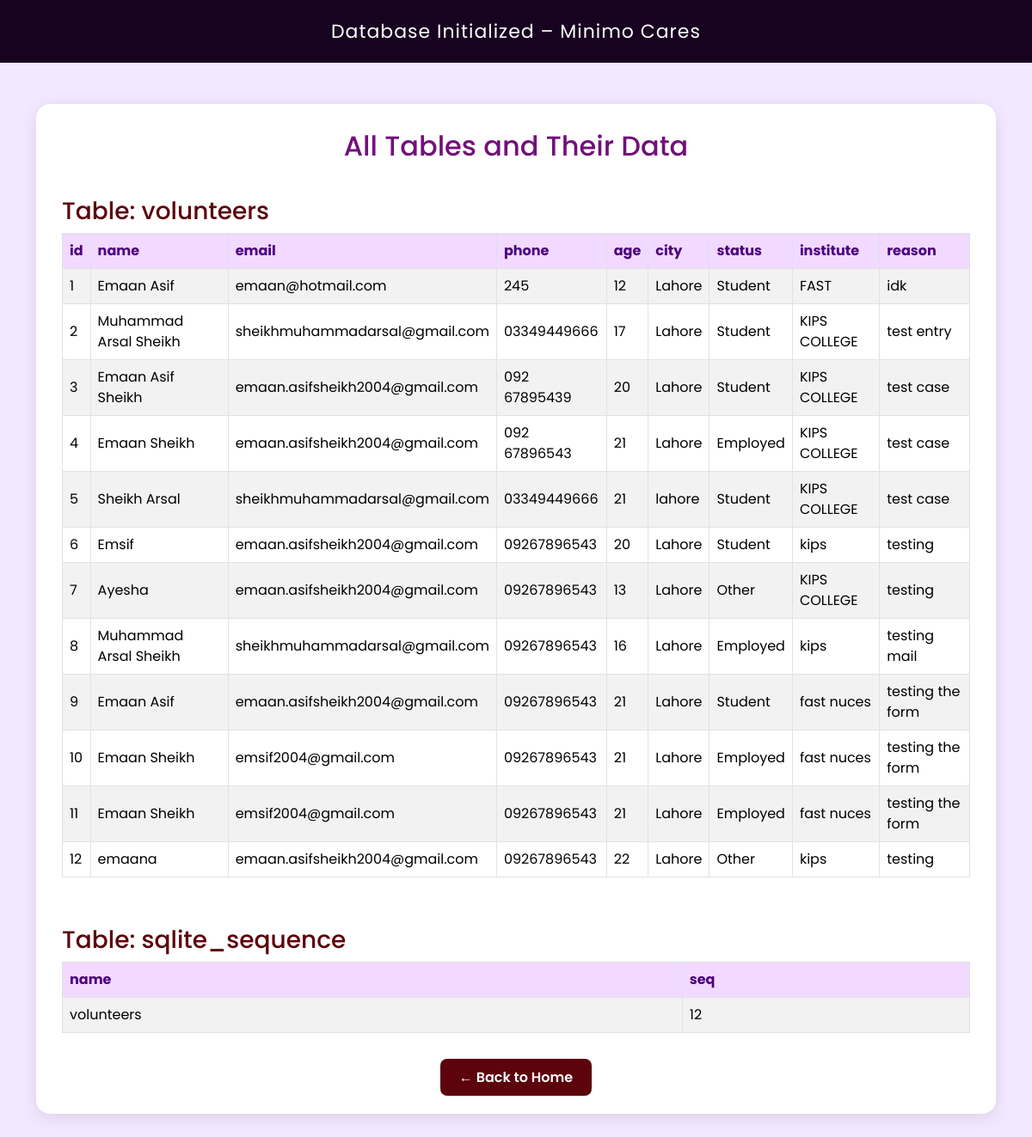
The page /viewdb on the database as committed earlier.
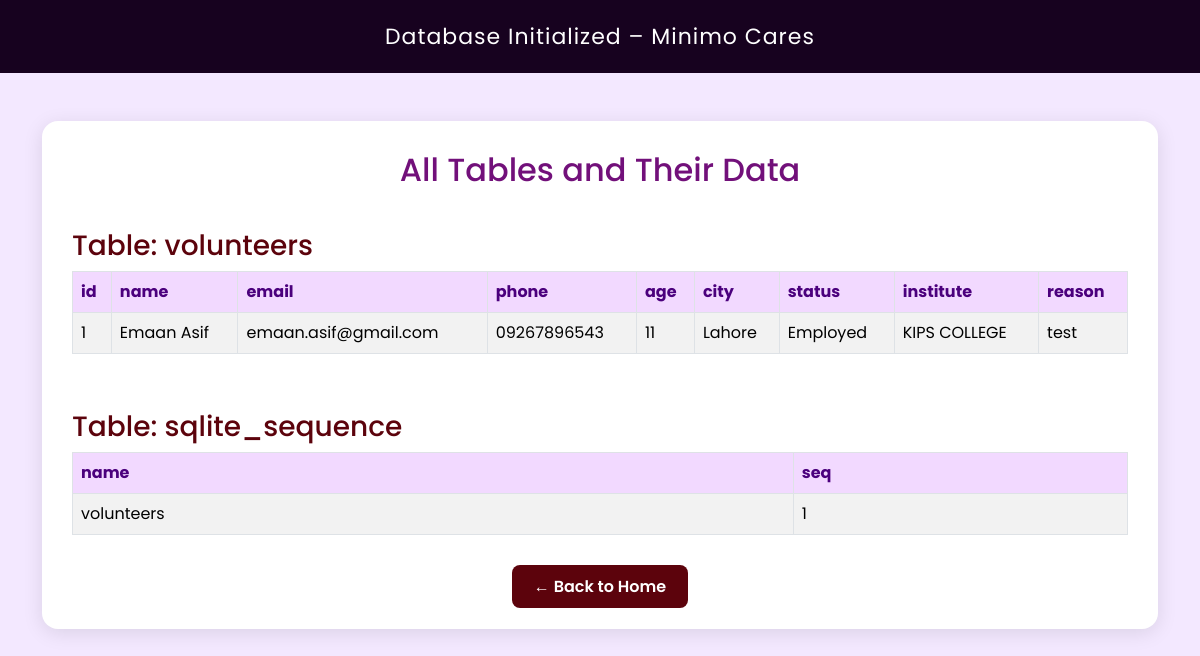
The same page on the database as committed later.
### tables this page shows
CREATE TABLE volunteers (
    id INTEGER PRIMARY KEY AUTOINCREMENT,
    name TEXT NOT NULL ,
    email TEXT NOT NULL,
    phone TEXT NOT NULL,
    age INTEGER NOT NULL CHECK (age > 0),
    city TEXT NOT NULL ,
    status TEXT NOT NULL ,
    institute TEXT NOT NULL ,
    reason TEXT NOT NULL
);

### app.py (the view)
@app.route("/viewdb")
def view_db():
    conn = get_db_connection()
    cursor = conn.cursor()
    cursor.execute("SELECT name FROM sqlite_master WHERE type='table';")
    tables = cursor.fetchall()
    table_data = {}
    for table in tables:
        table_name = table['name']
        cursor.execute(f"SELECT * FROM {table_name};")
        data = cursor.fetchall()
        table_data[table_name] = data
    conn.close()
    return render_template("initdb.html", table_data=table_data)

### app.py (called while the page is built)
def get_db_connection():
    conn = sqlite3.connect(DATABASE)
    conn.row_factory = sqlite3.Row
    return conn

### templates/initdb.html (shortened to what this page needs)
<!DOCTYPE html>
<html lang="en">
<head>
  <link href="https://cdn.jsdelivr.net/npm/bootstrap@5.3.3/dist/css/bootstrap.min.css" rel="stylesheet">
</head>
<body>
<header>Database Initialized – Minimo Cares</header>
<div class="container my-5">
  <div class="custom-card">
    <h2 class="text-center">All Tables and Their Data</h2>
    {% if table_data %}
      {% for table_name, data in table_data.items() %}
        <h3>Table: {{ table_name }}</h3>
        {% if data %}
          <div class="table-responsive">
            <table class="table table-bordered table-striped align-middle">
              <thead>
                <tr>
                  {% for column in data[0].keys() %}
                    <th>{{ column }}</th>
                  {% endfor %}
                </tr>
              </thead>
              <tbody>
                {% for row in data %}
                  <tr>
                    {% for value in row %}
                      <td>{{ value }}</td>
                    {% endfor %}
                  </tr>
                {% endfor %}
              </tbody>
            </table>
          </div>
        {% else %}
          <p class="empty-msg">No records found in this table yet.</p>
        {% endif %}
      {% endfor %}
    {% else %}
      <p class="empty-msg">No tables found in the database.</p>
    {% endif %}
    <div class="text-center mt-4">
      <a href="/home" class="back-link">← Back to Home</a>
    </div>
  </div>
</div>
</body>
</html>

### templates/initdb.html (style rules this page uses)
body { font-family: 'Poppins', sans-serif; background-color: #F3E8FF; color: #4B007D; }
header { background-color: #17021f; color: white; text-align: center; padding: 20px; font-size: 22px; letter-spacing: 1px; }
h2 { color: #72107a; margin-bottom: 30px; }
h3 { color: #5c030c; margin-top: 40px; }
.custom-card { background: white; border-radius: 16px; padding: 30px; box-shadow: 0 4px 20px rgba(0,0,0,0.1); }
.table th { background-color: #f2d9ff; color: #4B007D; }
.back-link { background-color: #5c030c; color: white; padding: 10px 22px; border-radius: 8px; font-weight: 600; text-decoration: none; transition: 0.3s; }

Rows that differ between the two databases and show on the page:
removed volunteers: row "2" "17", name "Muhammad Arsal Sheikh", email "sheikhmuhammadarsal@gmail.com", phone "03349449666", city "Lahore", status "Student", institute "KIPS COLLEGE", reason "test entry"
removed volunteers: row "3" "20", name "Emaan Asif Sheikh", email "emaan.asifsheikh2004@gmail.com", phone "092 67895439", city "Lahore", status "Student", institute "KIPS COLLEGE", reason "test case"
removed volunteers: row "4" "21", name "Emaan Sheikh", email "emaan.asifsheikh2004@gmail.com", phone "092 67896543", city "Lahore", status "Employed", institute "KIPS COLLEGE", reason "test case"
removed volunteers: row "5" "21", name "Sheikh Arsal", email "sheikhmuhammadarsal@gmail.com", phone "03349449666", city "lahore", status "Student", institute "KIPS COLLEGE", reason "test case"
removed volunteers: row "6" "20", name "Emsif", email "emaan.asifsheikh2004@gmail.com", phone "09267896543", city "Lahore", status "Student", institute "kips", reason "testing"
removed volunteers: row "7" "13", name "Ayesha", email "emaan.asifsheikh2004@gmail.com", phone "09267896543", city "Lahore", status "Other", institute "KIPS COLLEGE", reason "testing"
removed volunteers: row "8" "16", name "Muhammad Arsal Sheikh", email "sheikhmuhammadarsal@gmail.com", phone "09267896543", city "Lahore", status "Employed", institute "kips", reason "testing mail"
removed volunteers: row "9" "21", name "Emaan Asif", email "emaan.asifsheikh2004@gmail.com", phone "09267896543", city "Lahore", status "Student", institute "fast nuces", reason "testing the form"
removed volunteers: row "10" "21", name "Emaan Sheikh", email "emsif2004@gmail.com", phone "09267896543", city "Lahore", status "Employed", institute "fast nuces", reason "testing the form"
removed volunteers: row "11" "21", name "Emaan Sheikh", email "emsif2004@gmail.com", phone "09267896543", city "Lahore", status "Employed", institute "fast nuces", reason "testing the form"
removed volunteers: row "12" "22", name "emaana", email "emaan.asifsheikh2004@gmail.com", phone "09267896543", city "Lahore", status "Other", institute "kips", reason "testing"
changed volunteers "Emaan Asif": email "emaan@hotmail.com" → "emaan.asif@gmail.com"; phone "245" → "09267896543"; status "Student" → "Employed"; institute "FAST" → "KIPS COLLEGE"; reason "idk" → "test"
Other text that changed with them:
list line gone: "12"
new list line: "11"
new list line: "1"
